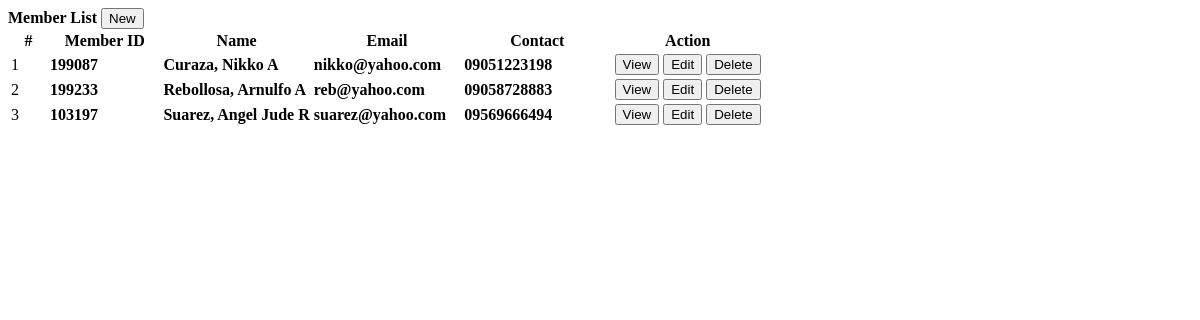
/members.php, run on the app's committed database.
### tables this page shows
CREATE TABLE `members` (
  `id` int(30) NOT NULL,
  `member_id` int(30) NOT NULL,
  `firstname` varchar(100) NOT NULL,
  `middlename` varchar(100) NOT NULL,
  `lastname` varchar(100) NOT NULL,
  `gender` varchar(20) NOT NULL,
  `contact` varchar(100) NOT NULL,
  `address` text NOT NULL,
  `email` varchar(100) NOT NULL,
  `date_created` datetime NOT NULL DEFAULT CURRENT_TIMESTAMP
);

### members.php (the view, shortened to what this page needs)
<?php include('db_connect.php');?>
<div class="container-fluid">
	<div class="col-lg-12">
		<div class="row">
			<div class="col-md-12">
				<div class="card">
					<div class="card-header">
						<b>Member List</b>
						<span class="">
							<button class="btn btn-success btn-block btn-sm col-sm-2 float-right" type="button" id="new_member">
					<i class="fa fa-plus"></i> New</button>
				</span>
					</div>
					<div class="card-body">
						<table class="table table-bordered table-condensed table-hover">
							<colgroup>
								<col width="5%">
								<col width="15%">
								<col width="20%">
								<col width="20%">
								<col width="20%">
								<col width="20%">
							</colgroup>
							<thead>
								<tr>
									<th class="text-center">#</th>
									<th class="">Member ID</th>
									<th class="">Name</th>
									<th class="">Email</th>
									<th class="">Contact</th>
									<th class="text-center">Action</th>
								</tr>
							</thead>
							<tbody>
								<?php
								$i = 1;
								$member =  $conn->query("SELECT *,concat(lastname,', ',firstname,' ',middlename) as name from members order by concat(lastname,', ',firstname,' ',middlename) asc");
								while($row=$member->fetch_assoc()):
								?>
								<tr>
									<td class="text-center"><?php echo $i++ ?></td>
									<td class="">
										 <p><b><?php echo $row['member_id'] ?></b></p>
									</td>
									<td class="">
										 <p><b><?php echo ucwords($row['name']) ?></b></p>
									</td>
									<td class="">
										 <p><b><?php echo $row['email'] ?></b></p>
									</td>
									<td class="">
										 <p><b><?php echo $row['contact'] ?></b></p>
									</td>
									<td class="text-center">
										<button class="btn btn-sm btn-outline-success view_member" type="button" data-id="<?php echo $row['id'] ?>" >View</button>
										<button class="btn btn-sm btn-outline-primary edit_member" type="button" data-id="<?php echo $row['id'] ?>" >Edit</button>
										<button class="btn btn-sm btn-outline-danger delete_member" type="button" data-id="<?php echo $row['id'] ?>">Delete</button>
									</td>
								</tr>
								<?php endwhile; ?>
							</tbody>
						</table>
					</div>
				</div>
			</div>
		</div>
	</div>
</div>

### members.php (style rules this page uses)
td { vertical-align: middle !important; }
td p { margin: unset }

### data on the page
members: member "199087", name "Curaza, Nikko A", email "nikko@yahoo.com", contact "09051223198"
members: member "199233", name "Rebollosa, Arnulfo A", email "reb@yahoo.com", contact "09058728883"
members: member "103197", name "Suarez, Angel Jude R", email "suarez@yahoo.com", contact "09569666494"
